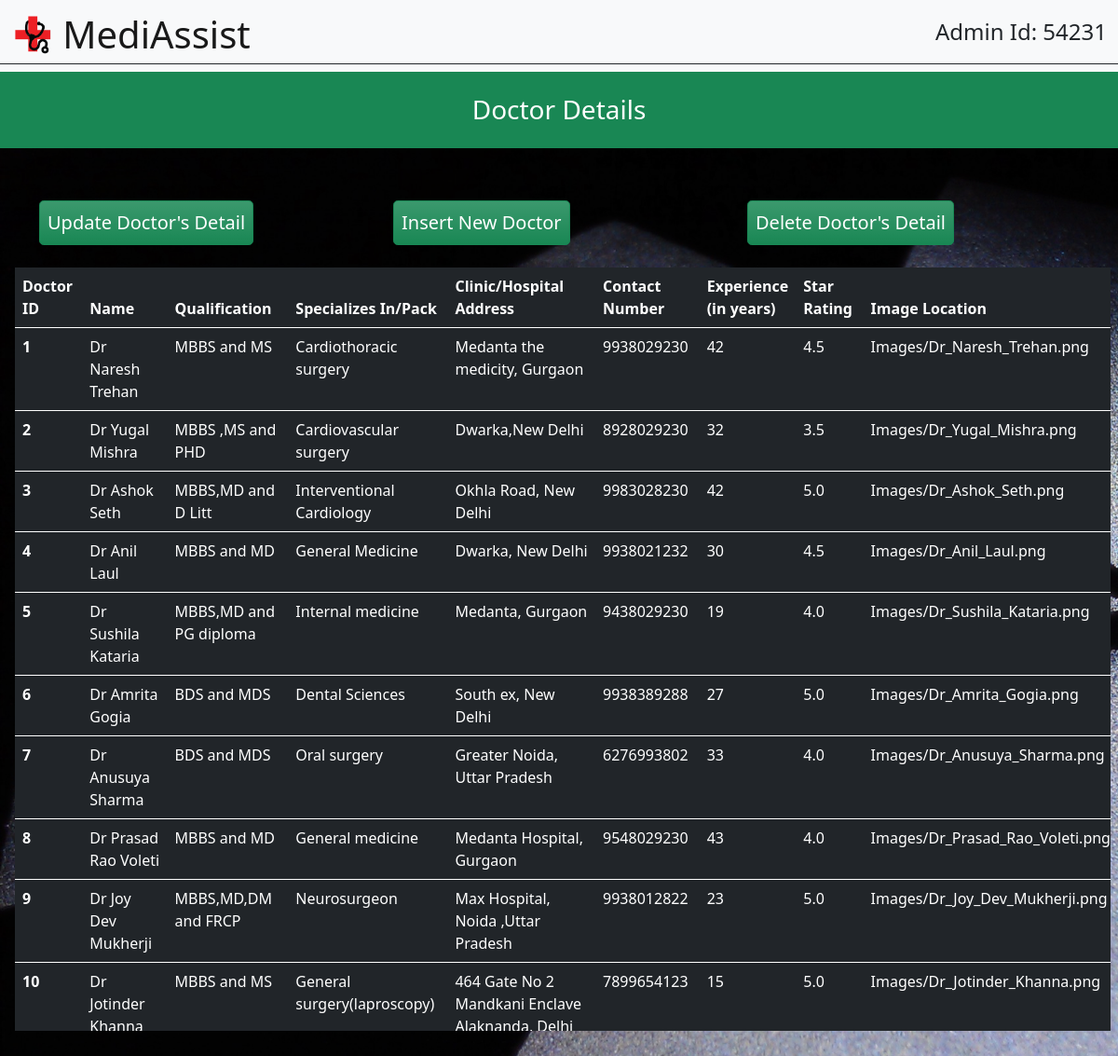
The app's page /admin_doc.php with its own data.
### tables this page shows
CREATE TABLE `doctors` (
  `S_No` int(4) NOT NULL,
  `Doc_Name` varchar(200) NOT NULL,
  `Doc_Qual` varchar(100) NOT NULL,
  `Doc_Spec` varchar(500) NOT NULL,
  `Doc_Addr` varchar(700) NOT NULL,
  `Doc_Exp` int(2) NOT NULL,
  `contact` bigint(20) NOT NULL,
  `Rating` decimal(2,1) NOT NULL,
  `Image` varchar(150) NOT NULL
);

### admin_doc.php (the view, shortened to what this page needs)
<!doctype html>
<html lang="en">
  <head>
    <link rel="stylesheet" href="https://stackpath.bootstrapcdn.com/bootstrap/5.0.0-alpha2/css/bootstrap.min.css">
  </head>
  <body>
    <nav class="navbar navbar-light bg-light">
        <div class="container-fluid border-dark border-bottom">
          <a class="navbar-brand" href="admin_index.php">
            <img src="images/icon.png" alt="" width="50" height="50" class="d-inline-block align-top">
            <span class="h1">MediAssist</span>
          </a>
            <p class="h4 pr-5">
                Admin Id: 54231
            </p>
        </div>
      </nav>
      <div class="h3 bg-success p-4 text-white text-center">
          Doctor Details
      </div>
      <div class="container position-sticky top-0">
        <div class="row">
            <div class="col-4">
                <a role="button" class="btn btn-success bg-gradient btn-lg btn-block p-2 mt-5 h1" href="admin_update_doc.php">Update Doctor's Detail</a>
            </div>
            <div class="col-4">
                <a role="button" class="btn btn-success bg-gradient btn-lg btn-block p-2 mt-5 h1" href="admin_insert_doc.php">Insert New Doctor</a>
            </div>
            <div class="col-4">
                <a role="button" class="btn btn-success bg-gradient btn-lg btn-block p-2 mt-5 h1" data-toggle="modal" data-target="#exampleModal3" data-whatever="@mdo">Delete Doctor's Detail</a>
            </div>
        </div>
    </div>
    <div class="detailtable m-2">
    <?php
            $db_host='127.0.0.1';
            $db_user='root';
            $db_pass='';
            $db_name='mediassist';
            $conn=mysqli_connect($db_host,$db_user,$db_pass,$db_name);
            $sql='SELECT * from doctors';
            $query = mysqli_query($conn,$sql);
            echo '<table class="table table-dark table-hover m-2">
            <thead>
                <tr>
                <th scope="col col-1">Doctor ID</th>
                <th scope="col">Name</th>
                <th scope="col">Qualification</th>
                <th scope="col">Specializes In/Pack</th>
                <th scope="col">Clinic/Hospital Address</th>
                <th scope="col">Contact Number</th>
                <th scope="col">Experience<br>(in years)</th>
                <th scope="col">Star Rating</th>
                <th scope="col">Image Location</th>
                </tr>
            </thead>';
            while($row=mysqli_fetch_array($query))
            {
            echo '
            <tbody>
                <tr>
                <th scope="row">'.$row['S_No'].'</th>
                <td>'.$row['Doc_Name'].'</td>
                <td>'.$row['Doc_Qual'].'</td>
                <td>'.$row['Doc_Spec'].'</td>
                <td>'.$row['Doc_Addr'].'</td>
                <td>'.$row['contact'].'</td>
                <td>'.$row['Doc_Exp'].'</td>
                <td>'.$row['Rating'].'</td>
                <td>'.$row['Image'].'</td>
                </tr>
            </tbody>';
            }
            echo '</table>';
            ?>
        </div>
  </body>
</html>

### admin_doc.php (style rules this page uses)
* { background-color: transparent; }
body { background: url(Images/medical_wallpaper.jpg); background-size: cover; height: 100vh; backdrop-filter: blur(5px) opacity(40%) hue-rotate(60deg); overflow: hidden; }
.detailtable { overflow: scroll; height: 60vh; }

### records on screen
doctors: S_No "1", Doc_Name "Dr Naresh Trehan", Doc_Qual "MBBS and MS", Doc_Spec "Cardiothoracic surgery", Doc_Addr "Medanta the medicity, Gurgaon", contact "9938029230", Doc_Exp "42", Rating "4.5", Image "Images/Dr_Naresh_Trehan.png"
doctors: S_No "2", Doc_Name "Dr Yugal Mishra", Doc_Qual "MBBS ,MS and PHD", Doc_Spec "Cardiovascular surgery", Doc_Addr "Dwarka,New Delhi", contact "8928029230", Doc_Exp "32", Rating "3.5", Image "Images/Dr_Yugal_Mishra.png"
doctors: S_No "3", Doc_Name "Dr Ashok Seth", Doc_Qual "MBBS,MD and D Litt", Doc_Spec "Interventional Cardiology", Doc_Addr "Okhla Road, New Delhi", contact "9983028230", Doc_Exp "42", Rating "5.0", Image "Images/Dr_Ashok_Seth.png"
doctors: S_No "4", Doc_Name "Dr Anil Laul", Doc_Qual "MBBS and MD", Doc_Spec "General Medicine", Doc_Addr "Dwarka, New Delhi", contact "9938021232", Doc_Exp "30", Rating "4.5", Image "Images/Dr_Anil_Laul.png"
doctors: S_No "5", Doc_Name "Dr Sushila Kataria", Doc_Qual "MBBS,MD and PG diploma", Doc_Spec "Internal medicine", Doc_Addr "Medanta, Gurgaon", contact "9438029230", Doc_Exp "19", Rating "4.0", Image "Images/Dr_Sushila_Kataria.png"
doctors: S_No "6", Doc_Name "Dr Amrita Gogia", Doc_Qual "BDS and MDS", Doc_Spec "Dental Sciences", Doc_Addr "South ex, New Delhi", contact "9938389288", Doc_Exp "27", Rating "5.0", Image "Images/Dr_Amrita_Gogia.png"
doctors: S_No "7", Doc_Name "Dr Anusuya Sharma", Doc_Qual "BDS and MDS", Doc_Spec "Oral surgery", Doc_Addr "Greater Noida, Uttar Pradesh", contact "6276993802", Doc_Exp "33", Rating "4.0", Image "Images/Dr_Anusuya_Sharma.png"
doctors: S_No "8", Doc_Name "Dr Prasad Rao Voleti", Doc_Qual "MBBS and MD", Doc_Spec "General medicine", Doc_Addr "Medanta Hospital, Gurgaon", contact "9548029230", Doc_Exp "43", Rating "4.0", Image "Images/Dr_Prasad_Rao_Voleti.png"
doctors: S_No "9", Doc_Name "Dr Joy Dev Mukherji", Doc_Qual "MBBS,MD,DM and FRCP", Doc_Spec "Neurosurgeon", Doc_Addr "Max Hospital, Noida ,Uttar Pradesh", contact "9938012822", Doc_Exp "23", Rating "5.0", Image "Images/Dr_Joy_Dev_Mukherji.png"
doctors: S_No "10", Doc_Name "Dr Jotinder…", Doc_Qual "MBBS and MS", Doc_Spec "General surgery(laproscopy)", Doc_Addr "464 Gate No 2 Mandkani Enclave…", contact "7899654123", Doc_Exp "15", Rating "5.0", Image "Images/Dr_Jotinder_Khanna.png"
